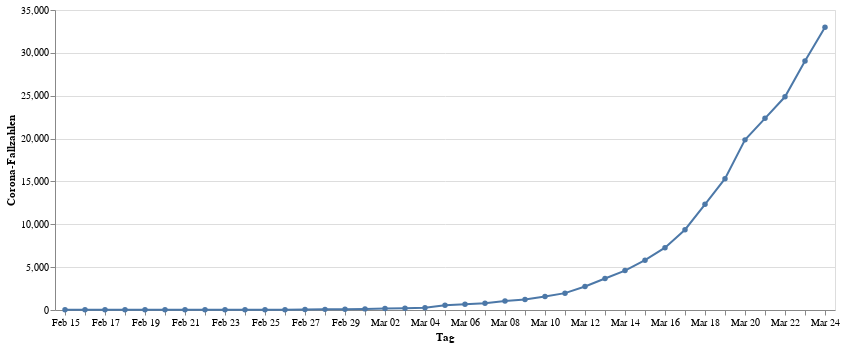

Notebook source saved alongside this figure:
### Code cell
infections = alt.Chart(data).mark_line(point=True).encode(
    alt.X("monthdate(day):O", title="Tag"),
    alt.Y("cases:Q", title="Corona-Fallzahlen"))
infections

### Figure 1 — Vega-Lite specification as saved in the notebook (floating-point values rounded to 4 significant figures)
{"config": {"view": {"continuousWidth": 400, "continuousHeight": 300}}, "data": {"name": "data-620007760a7cd1e8206ddf1ced2fc717"}, "mark": {"type": "line", "point": true}, "encoding": {"x": {"type": "ordinal", "field": "day", "timeUnit": "monthdate", "title": "Tag"}, "y": {"type": "quantitative", "field": "cases", "title": "Corona-Fallzahlen"}}, "$schema": "https://vega.github.io/schema/vega-lite/v4.0.2.json", "datasets": {"data-620007760a7cd1e8206ddf1ced2fc717": [{"day": "2020-02-15T00:00:00", "cases": 16}, {"day": "2020-02-16T00:00:00", "cases": 16}, {"day": "2020-02-17T00:00:00", "cases": 16}, {"day": "2020-02-18T00:00:00", "cases": 16}, {"day": "2020-02-19T00:00:00", "cases": 16}, {"day": "2020-02-20T00:00:00", "cases": 16}, {"day": "2020-02-21T00:00:00", "cases": 16}, {"day": "2020-02-22T00:00:00", "cases": 16}, {"day": "2020-02-23T00:00:00", "cases": 16}, {"day": "2020-02-24T00:00:00", "cases": 16}, {"day": "2020-02-25T00:00:00", "cases": 18}, {"day": "2020-02-26T00:00:00", "cases": 26}, {"day": "2020-02-27T00:00:00", "cases": 48}, {"day": "2020-02-28T00:00:00", "cases": 74}, {"day": "2020-02-29T00:00:00", "cases": 79}, {"day": "2020-03-01T00:00:00", "cases": 130}, {"day": "2020-03-02T00:00:00", "cases": 165}, {"day": "2020-03-03T00:00:00", "cases": 203}, {"day": "2020-03-04T00:00:00", "cases": 262}, {"day": "2020-03-05T00:00:00", "cases": 545}, {"day": "2020-03-06T00:00:00", "cases": 670}, {"day": "2020-03-07T00:00:00", "cases": 800}, {"day": "2020-03-08T00:00:00", "cases": 1040}, {"day": "2020-03-09T00:00:00", "cases": 1224}, {"day": "2020-03-10T00:00:00", "cases": 1565}, {"day": "2020-03-11T00:00:00", "cases": 1966}, {"day": "2020-03-12T00:00:00", "cases": 2745}, {"day": "2020-03-13T00:00:00", "cases": 3675}, {"day": "2020-03-14T00:00:00", "cases": 4599}, {"day": "2020-03-15T00:00:00", "cases": 5813}, {"day": "2020-03-16T00:00:00", "cases": 7272}, {"day": "2020-03-17T00:00:00", "cases": 9367}, {"day": "2020-03-18T00:00:00", "cases": 12327}, {"day": "2020-03-19T00:00:00", "cases": 15320}, {"day": "2020-03-20T00:00:00", "cases": 19848}, {"day": "2020-03-21T00:00:00", "cases": 22364}, {"day": "2020-03-22T00:00:00", "cases": 24873}, {"day": "2020-03-23T00:00:00", "cases": 29056}, {"day": "2020-03-24T00:00:00", "cases": 32986}]}}
